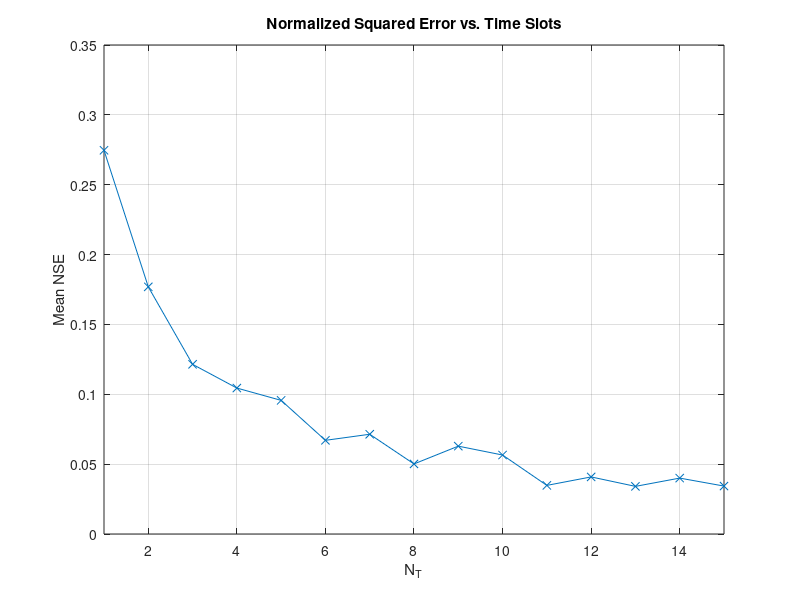
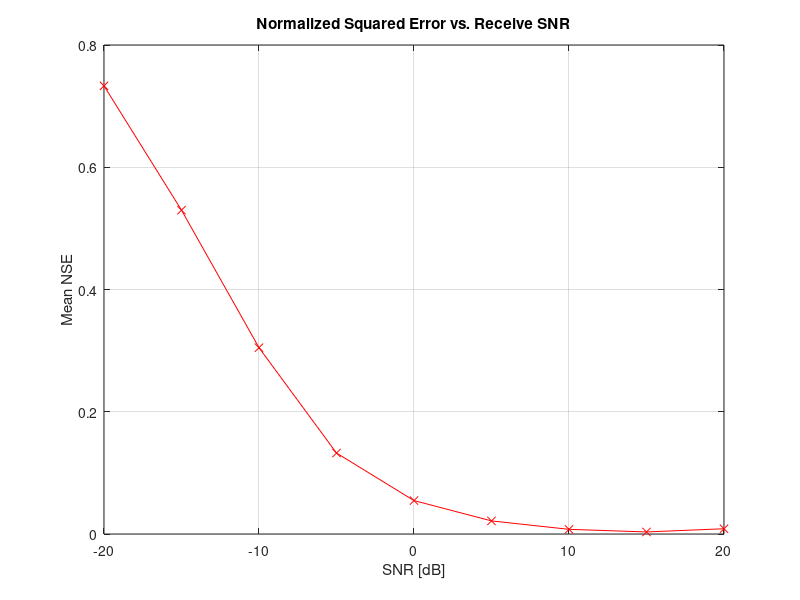
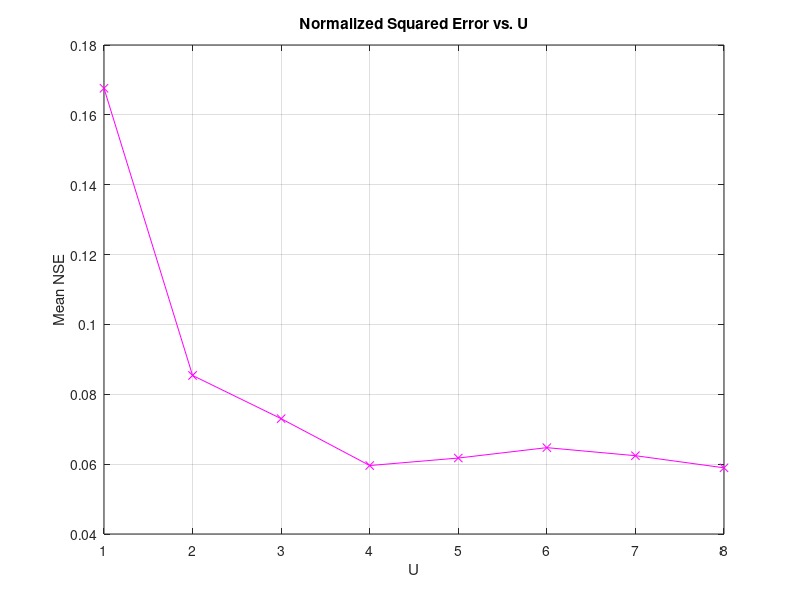

Write the MATLAB code that produced these figures, in order.
close all
clear

% MNSE vs. N_T 
load("NSEs_N_T.mat");
figure;
plot(N_T_Range, mean(NSEs_N_T, 2), '-x') 
title('Normalized Squared Error vs. Time Slots')
xlabel('N_T');
ylabel('Mean NSE');
grid on;
xlim([1, inf]);

load("NSEs_SNRs.mat");
figure;
plot(SNR_range, mean(NSEs_SNRs, 2), '-x' , 'Color', 'r') 
title('Normalized Squared Error vs. Receive SNR')
xlabel('SNR [dB]');
ylabel('Mean NSE');
grid on;

load("NSEs_U_0SNR.mat");
figure;
plot(U_Range, mean(NSEs_U, 2), '-x', 'Color', 'm') 
title('Normalized Squared Error vs. U')
xlabel('U');
ylabel('Mean NSE');
grid on;